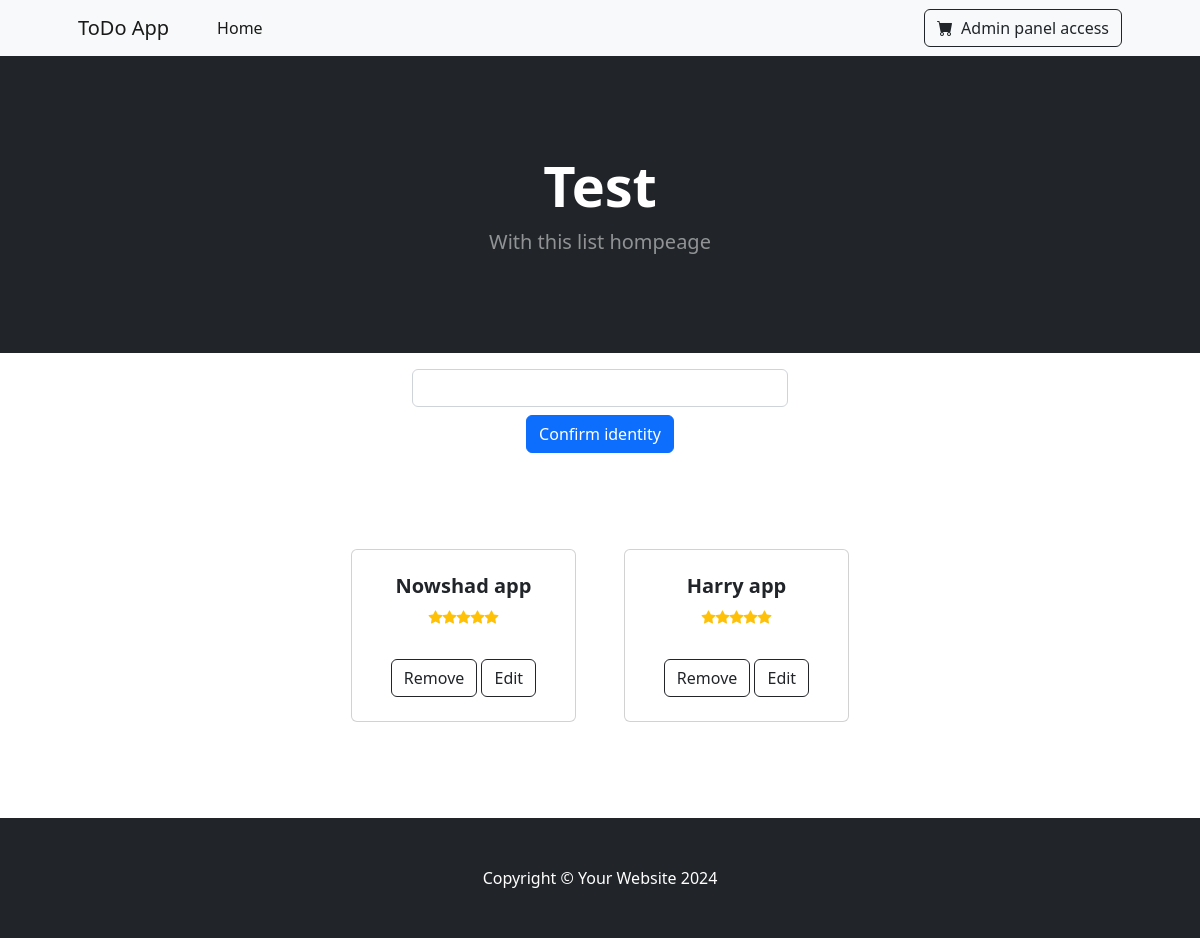
/, run on an earlier commit of the app's database.
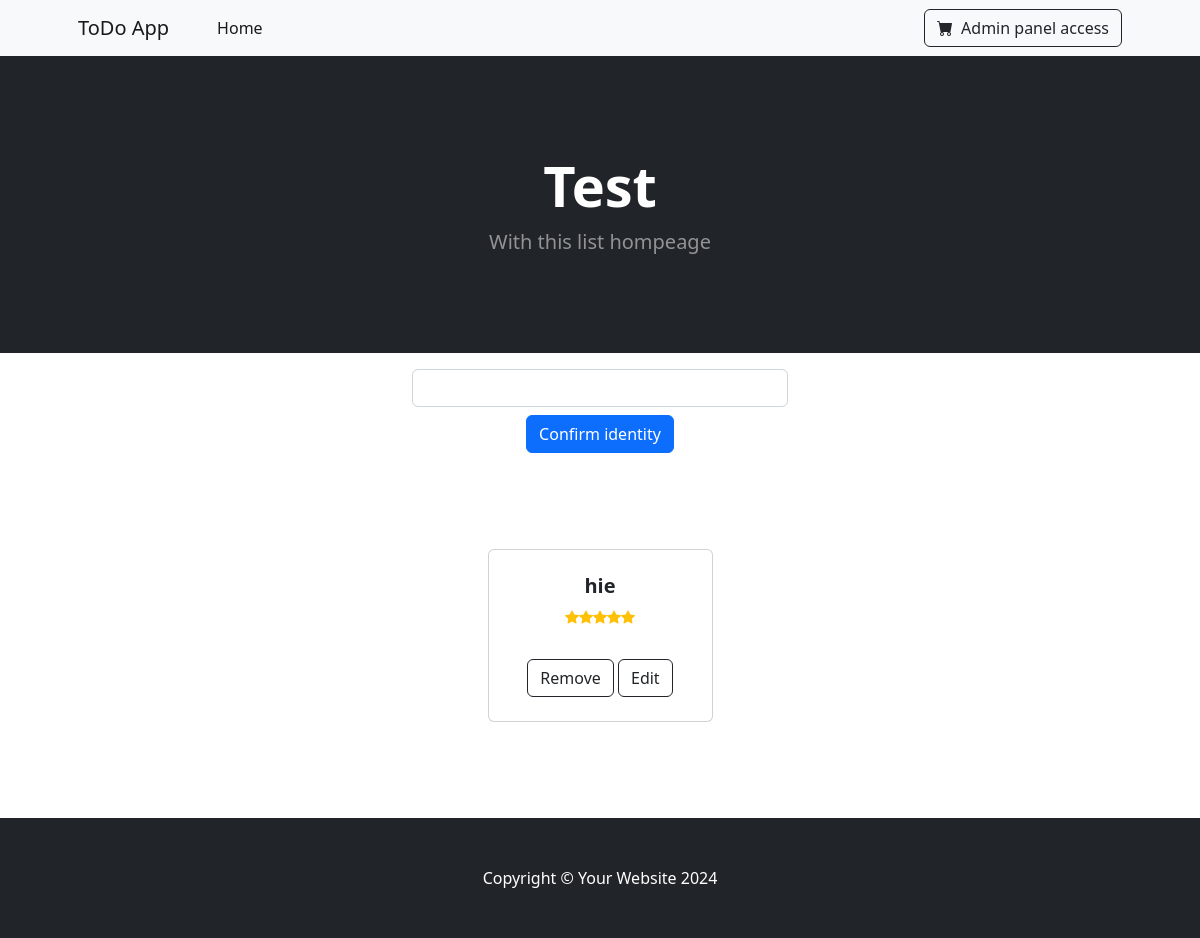
And on a later commit of the database.
### myapp/models.py (models this page shows, shortened)
class Names_app(models.Model):
    name = models.CharField(max_length=200)

### myapp/views.py (the view)
# urls.py: path('',views.index,name='index'),
def index(request):
    lists = Names_app.objects.all()
    if request.method == "POST":
        form = Names_appForm(request.POST)
        if form.is_valid():
            form.save()
            messages.success(request, "Task added successfully!")
            return redirect('index')
    else:
        form = Names_appForm()
    context = {
        "lists":lists,
        "form":form,
    }
    return render(request, 'index.html',context)

### myapp/forms.py
class Names_appForm(forms.ModelForm):
    class Meta:
        model = Names_app
        fields = ['name']

### templates/index.html (shortened to what this page needs)
<!DOCTYPE html>{%load static%}
<html lang="en">
    <head>
        <link href="https://cdn.jsdelivr.net/npm/bootstrap@5.3.3/dist/css/bootstrap.min.css" rel="stylesheet">
        <link href="https://cdn.jsdelivr.net/npm/bootstrap-icons@1.5.0/font/bootstrap-icons.css" rel="stylesheet" />
        <link href="{%static 'css/styles.css'%}" rel="stylesheet" />
    </head>
    <body>
        <nav class="navbar navbar-expand-lg navbar-light bg-light">
            <div class="container px-4 px-lg-5">
                <a class="navbar-brand" href="/">ToDo App</a>
                <div class="collapse navbar-collapse" id="navbarSupportedContent">
                    <ul class="navbar-nav me-auto mb-2 mb-lg-0 ms-lg-4">
                        <li class="nav-item"><a class="nav-link active" aria-current="page" href="/">Home</a></li>
                    </ul>
                        <form target="_blank" action="{% url 'admin:index' %}" class="d-flex">
                            <button class="btn btn-outline-dark" type="submit">
                                <i class="bi-cart-fill me-1"></i>
                            Admin panel access
                            </button>
                        </form>
                </div>
            </div>
        </nav>
        <header class="bg-dark py-5">
            <div class="container px-4 px-lg-5 my-5">
                <div class="text-center text-white">
                    <h1 class="display-4 fw-bolder">Test</h1>
                    <p class="lead fw-normal text-white-50 mb-0">With this list hompeage</p>
                </div>
            </div>
        </header>
 <form class="container col-4 mt-3" method="post">
        <div class="text-center">
          <input type="text" name="name" class="form-control">
        </div>
        <div class="text-center">
            <button type="submit" class="btn btn-primary mt-2">Confirm identity</button>
        </div>
  </form>
<section class="py-5">
    <div class="container px-4 px-lg-5 mt-5">
        <div class="row gx-4 gx-lg-5 row-cols-2 row-cols-md-3 row-cols-xl-4 justify-content-center">
{% if lists %}
        {%for i in lists %}
            <div class="col mb-5">
                <div class="card h-100">
                    <div class="card-body p-4">
                        <div class="text-center">
                            <h5 class="fw-bolder">{{i.name}}</h5>
                            <div class="d-flex justify-content-center small text-warning mb-2">
                                <div class="bi-star-fill"></div>
                                <div class="bi-star-fill"></div>
                                <div class="bi-star-fill"></div>
                                <div class="bi-star-fill"></div>
                                <div class="bi-star-fill"></div>
                            </div>
                        </div>
                    </div>
                    <div class="card-footer p-4 pt-0 border-top-0 bg-transparent">
                        <div class="text-center">
                            <a class="btn btn-outline-dark mt-auto" href="#">Remove</a>
                            <a class="btn btn-outline-dark mt-auto" href="#">Edit</a>
                        </div>
                    </div>
                </div>
            </div>
        {% endfor %}
{% else %}
no item
{% endif %}
        </div>
    </div>
</section>
        <footer class="py-5 bg-dark">
            <div class="container"><p class="m-0 text-center text-white">Copyright &copy; Your Website 2024</p></div>
        </footer>
    </body>
</html>

What changed in the data, as far as the page shows it:
removed Names_app: name "Nowshad app"
removed Names_app: name "Harry app"
added Names_app: name "hie"
